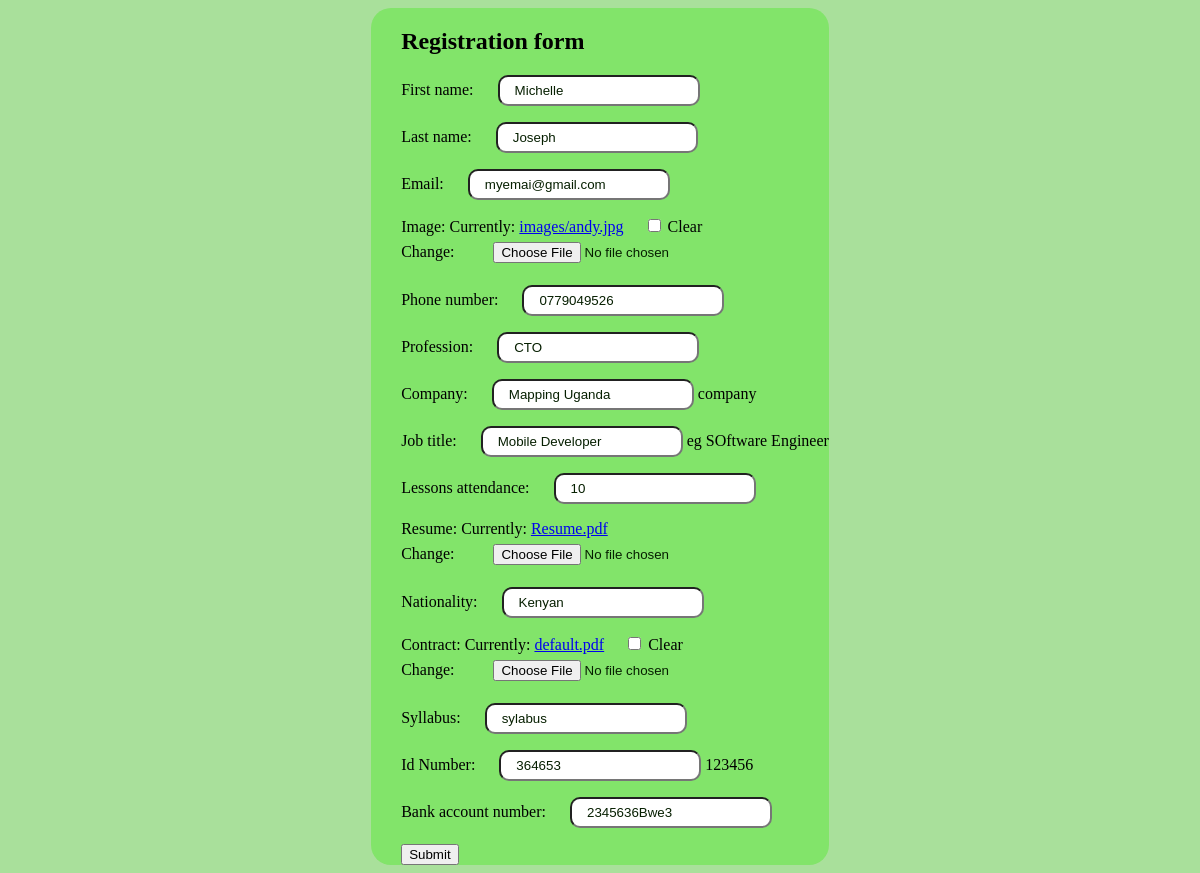
Screenshot of /trainer/edit/1/ with the database file from the repository.
### trainer/models.py (models this page shows, shortened)
class Trainer(models.Model):
    first_name=models.CharField(max_length=15)
    last_name=models.CharField(max_length=15)
    email=models.EmailField(default='myemai@gmail.com')
    bank_account_number=models.CharField(max_length=20, blank=True, null=True)
    image=models.ImageField(upload_to='images', blank=True, null=True)
    phone_number=models.CharField(max_length=15, blank=True, null=True)
    profession=models.CharField(max_length=15, default='CTO', blank=True, null=True)
    company=models.CharField(max_length=15, help_text='company', blank=True, null=True)
    job_title=models.CharField(max_length=25, help_text='eg SOftware Engineer', blank=True, null=True)
    lessons_attendance=models.CharField(max_length=15,  blank=True, null=True)
    resume=models.FileField(default='Resume.pdf')
    nationality=models.CharField(max_length=15,  blank=True, null=True)
    contract=models.FileField( blank=True, null=True)
    syllabus=models.CharField(max_length=15, default='sylabus', blank=True, null=True)
    id_Number=models.CharField(max_length=20, help_text='123456', blank=True, null=True)
    bank_account_number=models.CharField(max_length=20)

### trainer/views.py (the view)
# urls.py: path('edit/<int:id>/', edit_trainer, name='edit_trainer'),
def edit_trainer(request, id):
    trainer= Trainer.objects.get(id=id)
    if request.method=='POST':
        form= TrainerRegistrationForm(request.POST, instance=trainer)
        if form.is_valid:
            form.save()
    else:
        form=TrainerRegistrationForm(instance=trainer)
        return render(request, 'edit_trainer.html',  {'form':form})
    return redirect(trainer_list)

### trainer/forms.py
class TrainerRegistrationForm(forms.ModelForm):
    class Meta:
        model=Trainer
        fields="__all__"

### trainer/templates/edit_trainer.html (shortened to what this page needs)
{%load static%}
<!DOCTYPE html>
<html lang="en">
<head>
</head>
<body>
    <form method="POST">
        <h2>Registration form</h2>
        {{form.as_p}}
      <button>Submit</button>
    </form>
</body>
</html>

### trainer/templates/edit_trainer.html (style rules this page uses)
* { box-sizing: border-box; }
body { background-color: rgb(169, 224, 155); display: flex; flex-direction: column; align-items: center; justify-content: center; }
form { background-color: rgb(130, 228, 106); border-radius: 20px; padding-left: 30px; }
input { padding: 6px; padding-left: 15px; margin-left: 20px; color: rgb(6, 31, 0); border-radius: 10px; }

### rows the page displays
Trainer: first_name "Michelle", last_name "Joseph", email "myemai@gmail.com", phone_number "0779049526", profession "CTO", company "Mapping Uganda", job_title "Mobile Developer", lessons_attendance "10", nationality "Kenyan", syllabus "sylabus", id_Number "364653", bank_account_number "2345636Bwe3"
